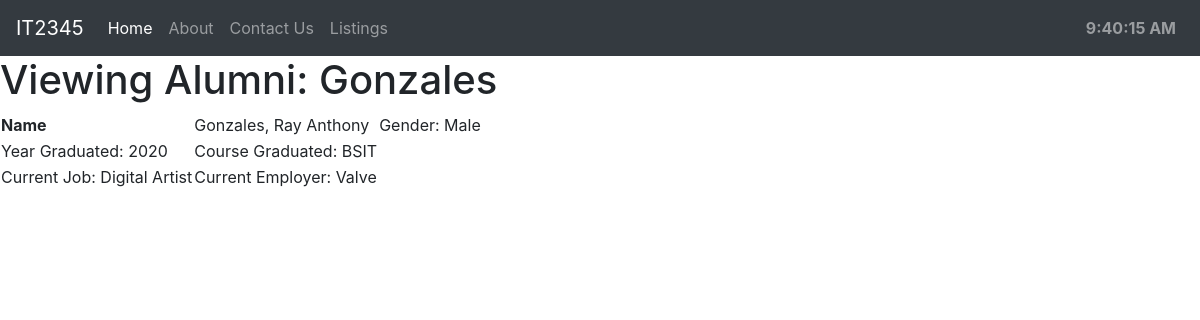
Page /view_alumni/3 on the committed database.
### todo_list/models.py (models this page shows, shortened)
class AlumniModel(models.Model):
    lastName    = models.CharField(max_length = 200)
    firstName   = models.CharField(max_length = 200)
    gender      = models.CharField(max_length = 200)
    year        = models.IntegerField(max_length = 200)
    course      = models.CharField(max_length = 200)
    job         = models.CharField(max_length = 200)
    employer    = models.CharField(max_length = 200)

### todo_list/views.py (the view)
# urls.py: path('view_alumni/<alumniModel_id>', todo_views.view_alumni, name='view_alumni'),
def view_alumni(request, alumniModel_id):
    alumni = AlumniModel.objects.get(pk = alumniModel_id)
    context = {'alumniModel_id': alumniModel_id, 'alumni': alumni }
    return render(request, 'view_alumni.html', context)

### todo_list/templates/view_alumni.html (shortened to what this page needs)
{% extends 'base.html' %}
{% block content %}
	<h1>Viewing Alumni: {{ alumni.lastName }}</h1>
	<table class="my-2 my-lg-0" method="GET">{% csrf_token %}
	    <tr><th>Name</th><td>{{ alumni.lastName }}, {{ alumni.firstName }}</td><td>Gender: {{ alumni.gender }}</td></tr>
	    <tr><td>Year Graduated: {{ alumni.year }}</td><td>Course Graduated: {{ alumni.course }}</td></tr>
	    <tr><td>Current Job: {{ alumni.job }}</td><td>Current Employer: {{ alumni.employer }}</td></tr>
	</table>
{% endblock %}

### rows in the picture
AlumniModel: lastName "Gonzales", firstName "Ray Anthony", gender "Male", year "2020", course "BSIT", job "Digital Artist", employer "Valve"
